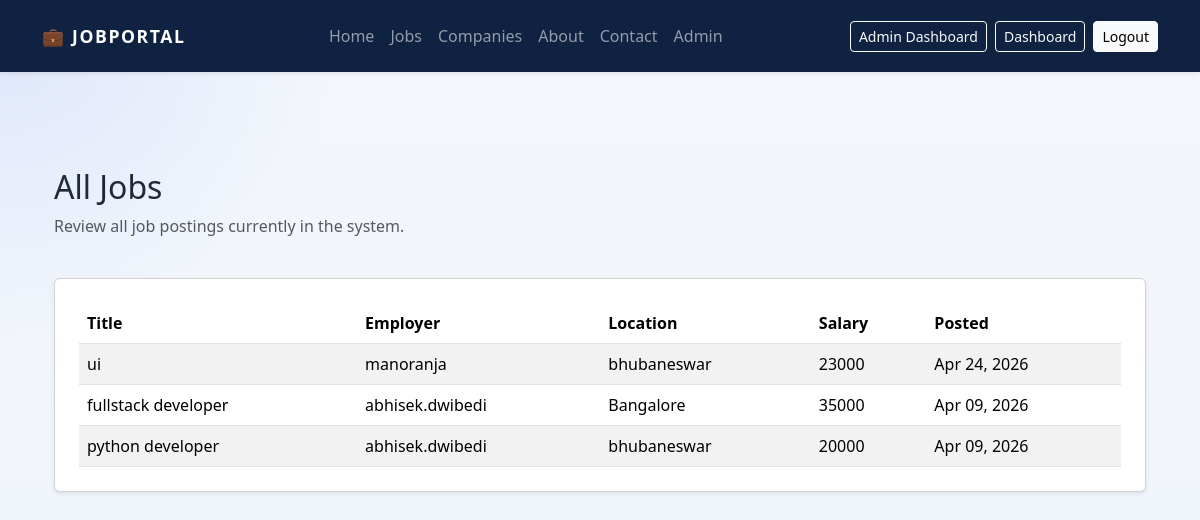
The app's page /admin-jobs/ (signed in), older data.
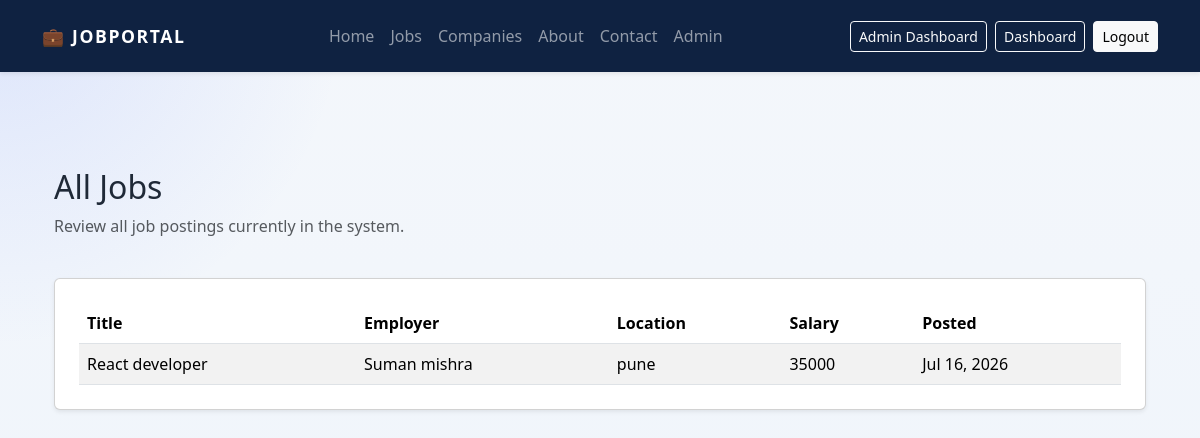
The same page, newer data.
### job/models.py (models this page shows, shortened)
class Job(models.Model):
    employer = models.ForeignKey(User, on_delete=models.CASCADE, related_name='jobs')
    title = models.CharField(max_length=200)
    description = models.TextField()
    location = models.CharField(max_length=100)
    salary = models.IntegerField()
    created_at = models.DateTimeField(auto_now_add=True)

### job/views.py (the view)
# urls.py: path('admin-jobs/', views.admin_jobs, name='admin_jobs'),
@login_required
@user_passes_test(lambda user: user.is_staff or user.is_superuser)
def admin_jobs(request):
    jobs = Job.objects.select_related('employer').order_by('-created_at')
    return render(request, 'admin_jobs.html', {
        'jobs': jobs,
        'page_title': 'All Jobs',
        'page_description': 'Review all job postings currently in the system.',
    })

### job/templates/admin_jobs.html (shortened to what this page needs)
{% extends 'base.html' %}
{% block content %}
<div class="container py-5">
    <div class="row mb-4">
        <div class="col">
            <h2>{{ page_title }}</h2>
            <p class="text-muted">{{ page_description }}</p>
        </div>
    </div>
    <div class="row">
        <div class="col">
            <div class="card shadow-sm">
                <div class="card-body p-4">
                    <div class="table-responsive">
                        <table class="table table-striped table-hover mb-0">
                            <thead>
                                <tr>
                                    <th>Title</th>
                                    <th>Employer</th>
                                    <th>Location</th>
                                    <th>Salary</th>
                                    <th>Posted</th>
                                </tr>
                            </thead>
                            <tbody>
                                {% for job in jobs %}
                                    <tr>
                                        <td>{{ job.title }}</td>
                                        <td>{{ job.employer.username }}</td>
                                        <td>{{ job.location }}</td>
                                        <td>{{ job.salary }}</td>
                                        <td>{{ job.created_at|date:'M d, Y' }}</td>
                                    </tr>
                                {% empty %}
                                    <tr>
                                        <td colspan="5" class="text-center text-muted">No jobs found.</td>
                                    </tr>
                                {% endfor %}
                            </tbody>
                        </table>
                    </div>
                </div>
            </div>
        </div>
    </div>
</div>
{% endblock %}

Row changes from the older to the newer data that the page shows:
removed Job: title "ui", employer.username "manoranja", location "bhubaneswar", salary "23000", created_at "Apr 24, 2026"
removed Job: title "fullstack developer", employer.username "abhisek.dwibedi", location "Bangalore", salary "35000", created_at "Apr 09, 2026"
removed Job: title "python developer", employer.username "abhisek.dwibedi", location "bhubaneswar", salary "20000", created_at "Apr 09, 2026"
added Job: title "React developer", employer.username "Suman mishra", location "pune", salary "35000", created_at "Jul 16, 2026"
